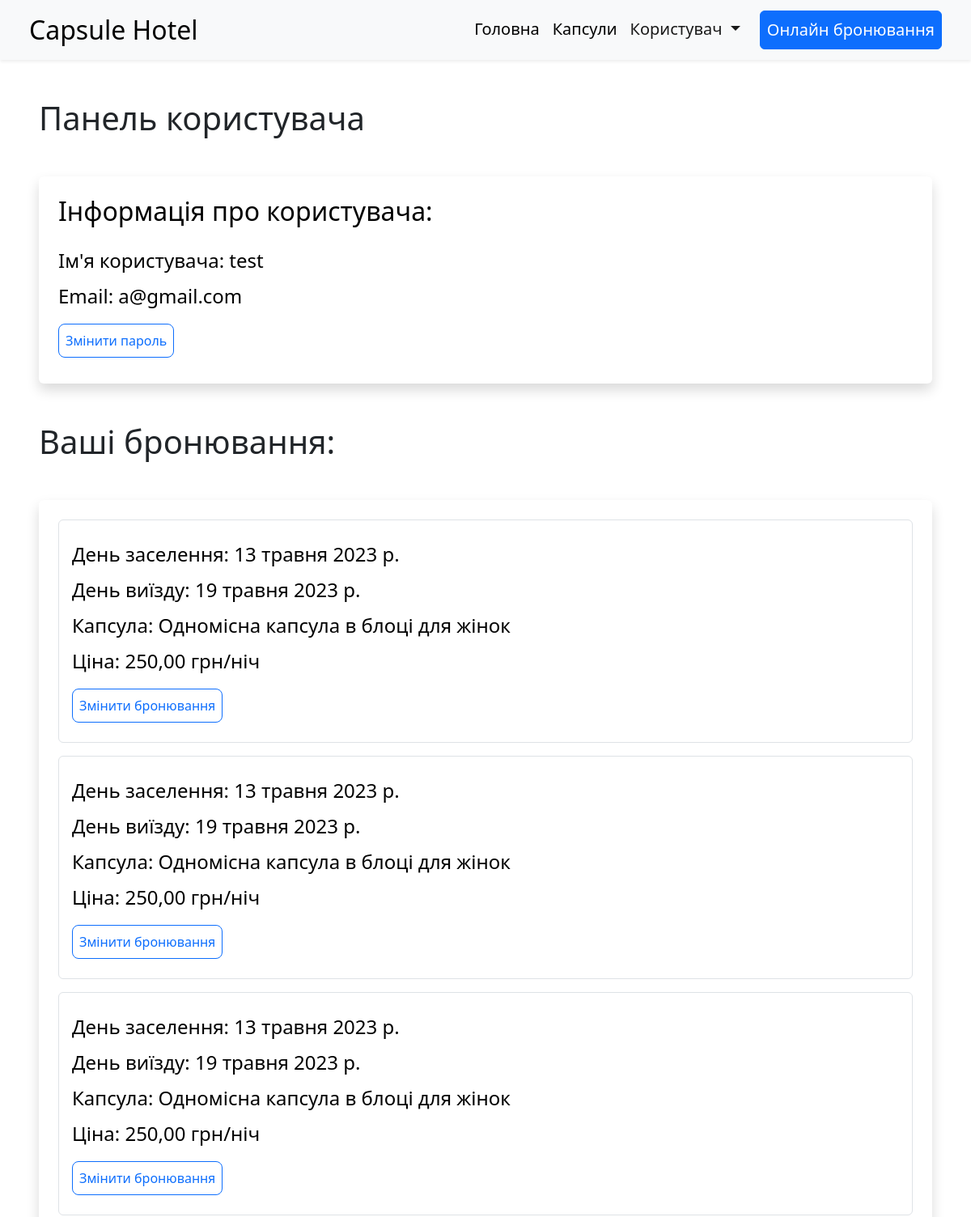
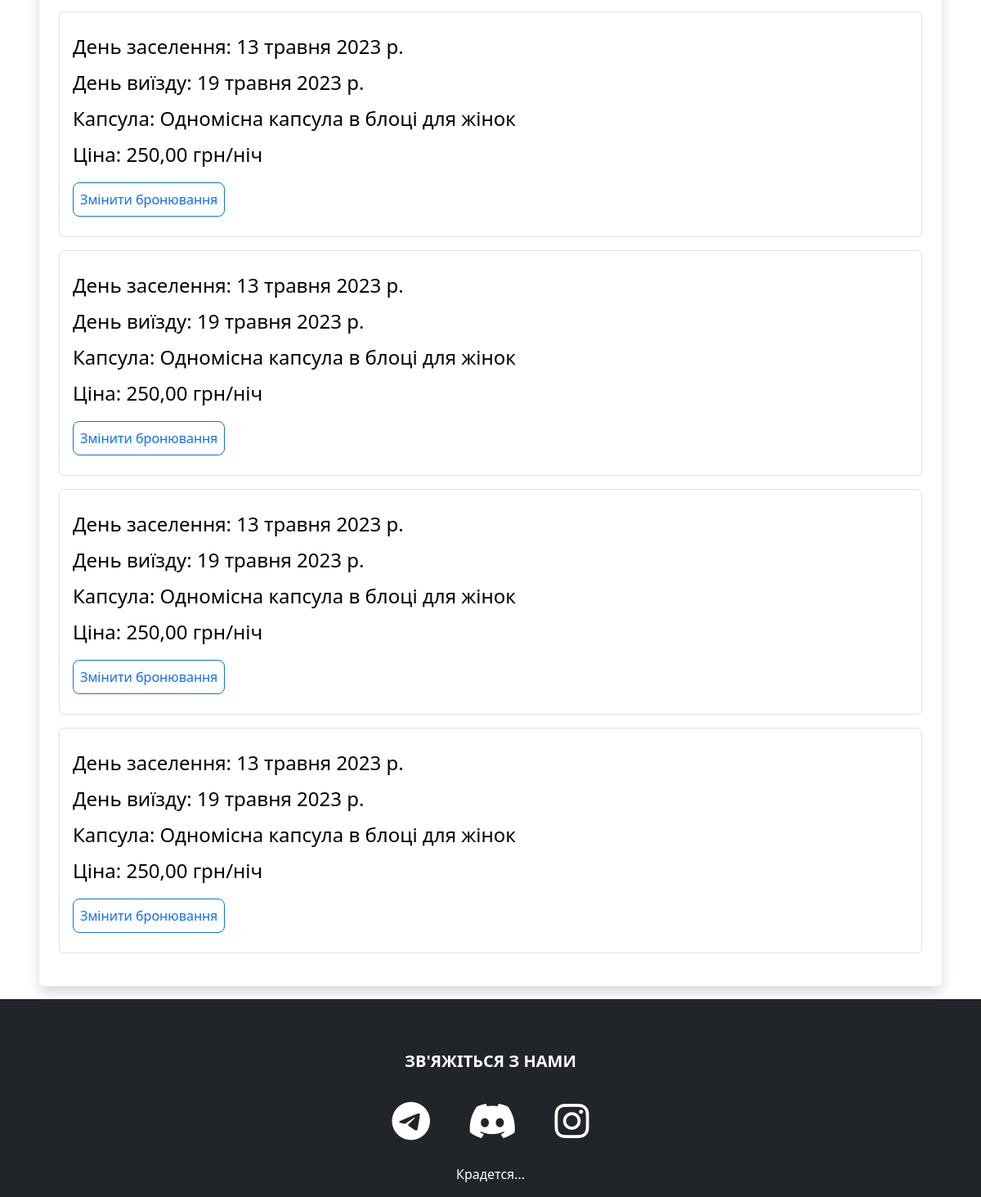
The app's page /user-panel (signed in), older data (2 pictures, top to bottom).
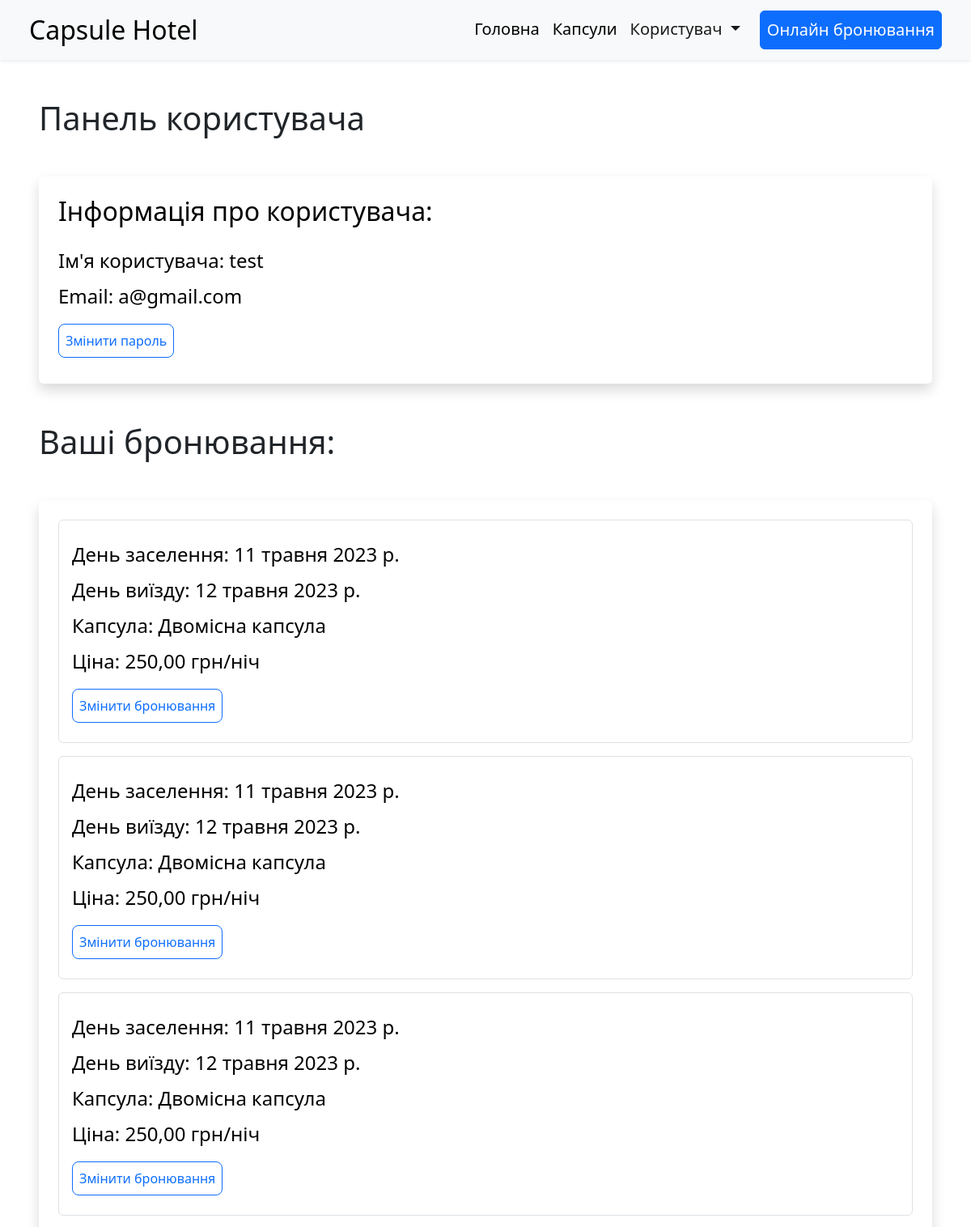
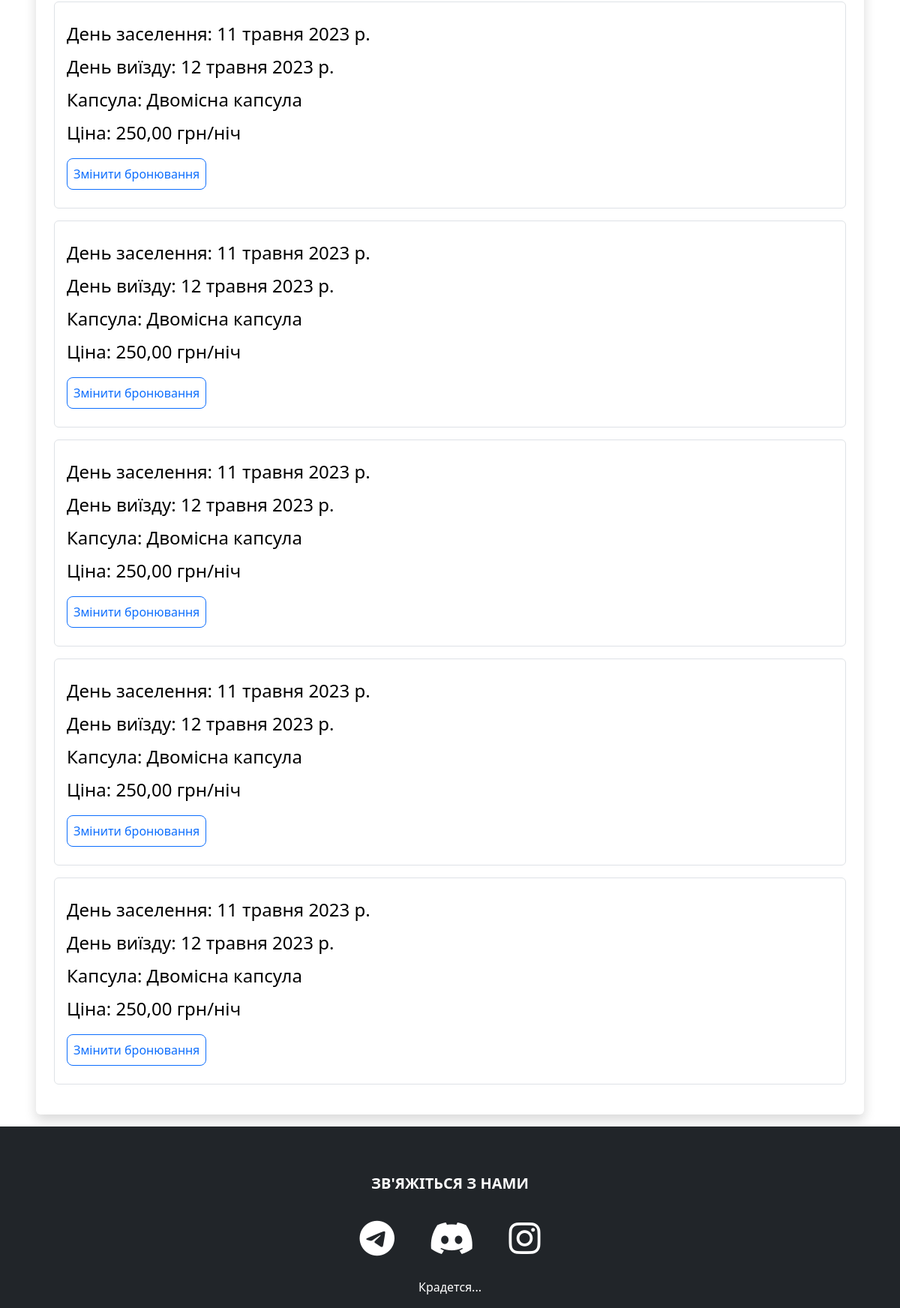
The same page, newer data (2 pictures, top to bottom).
### booking/models.py (models this page shows, shortened)
class Booking(models.Model):
    user = models.ForeignKey(User, on_delete=models.CASCADE, null=True, blank=True, verbose_name='User')
    capsule = models.CharField(max_length=100, verbose_name='Капсула')
    dayIn = models.DateField(default=datetime.now, verbose_name='Дата заїзду')
    dayOut = models.DateField(default=datetime.now, verbose_name='Дата виїзду')
    time_ordered = models.DateTimeField(default=datetime.now, blank=True, verbose_name='Час замовлення')
    price = models.DecimalField(max_digits=10, decimal_places=2, blank=True, verbose_name='Ціна')
    class Meta:
        verbose_name = 'Бронювання'
        verbose_name_plural = 'Бронювання'

### booking/views.py (the view)
# urls.py: path('user-panel', views.userPanel, name='userPanel'),
def userPanel(request):
    user = request.user
    bookings = Booking.objects.filter(user=user).order_by('dayIn', 'dayOut')
    return render(request, 'userPanel.html', {
        'user':user,
        'bookings':bookings,
    })

### booking/templates/userPanel.html (shortened to what this page needs)
{% extends 'base.html' %}
{% load static %}
{% block body %}
{% if user.is_authenticated %}
<h1 class=" ms-5 mt-5 ">Панель користувача</h1>
<div class="shadow p-4 mb-5 bg-body rounded text-black m-5 ">
    <h2 class="">Інформація про користувача:</h2>
    <ul class="list-group fs-4 mt-3">
            <li class="list-group mt-2">Ім'я користувача: {{ user.username }}</li>
            <li class="list-group mt-2">Email: {{ user.email }}</li>
            <div class="mt-3 mb-2">
                <a class="btn btn-outline-primary rounded-3 p-2" href="{% url 'passwordChange'  %}">Змінити пароль</a>
            </div>
    </ul>
</div>
{% if bookings.count > 0 %}
<div class="mt-5">
    <h1 class=" ms-5">Ваші бронювання:</h1>
    <div class="shadow p-4 mb-3 bg-body rounded text-black m-5">
        {% for booking in bookings %}
        <div class="list-group border fs-4 p-3 mb-3">
            <p class="list-group mt-2">День заселення: {{ booking.dayIn }}</p>
            <p class="list-group mt-2">День виїзду: {{ booking.dayOut }}</p>
            <p class="list-group mt-2">Капсула: {{ booking.capsule }}</p>
            <p class="list-group mt-2">Ціна: {{ booking.price }} грн/ніч</p>
            <div class="mt-3 mb-2">
                <a class="btn btn-outline-primary rounded-3 p-2" href="{% url 'userUpdate' booking.id %}">Змінити бронювання</a>
            </div>
        </div>
        {% endfor %}
    </div>
</div>
{% endif %}
{% endif %}
{% endblock %}

Row changes from the older to the newer data that the page shows:
changed Booking (number 1 of 8 on the later page): dayIn "13 травня 2023 р." → "11 травня 2023 р."; dayOut "19 травня 2023 р." → "12 травня 2023 р."; capsule "Одномісна капсула в блоці для жінок" → "Двомісна капсула"
changed Booking (number 2 of 8 on the later page): dayIn "13 травня 2023 р." → "11 травня 2023 р."; dayOut "19 травня 2023 р." → "12 травня 2023 р."; capsule "Одномісна капсула в блоці для жінок" → "Двомісна капсула"
changed Booking (number 3 of 8 on the later page): dayIn "13 травня 2023 р." → "11 травня 2023 р."; dayOut "19 травня 2023 р." → "12 травня 2023 р."; capsule "Одномісна капсула в блоці для жінок" → "Двомісна капсула"
changed Booking (number 4 of 8 on the later page): dayIn "13 травня 2023 р." → "11 травня 2023 р."; dayOut "19 травня 2023 р." → "12 травня 2023 р."; capsule "Одномісна капсула в блоці для жінок" → "Двомісна капсула"
changed Booking (number 5 of 8 on the later page): dayIn "13 травня 2023 р." → "11 травня 2023 р."; dayOut "19 травня 2023 р." → "12 травня 2023 р."; capsule "Одномісна капсула в блоці для жінок" → "Двомісна капсула"
changed Booking (number 6 of 8 on the later page): dayIn "13 травня 2023 р." → "11 травня 2023 р."; dayOut "19 травня 2023 р." → "12 травня 2023 р."; capsule "Одномісна капсула в блоці для жінок" → "Двомісна капсула"
changed Booking (number 7 of 8 on the later page): dayIn "13 травня 2023 р." → "11 травня 2023 р."; dayOut "19 травня 2023 р." → "12 травня 2023 р."; capsule "Одномісна капсула в блоці для жінок" → "Двомісна капсула"
added Booking: dayIn "11 травня 2023 р.", dayOut "12 травня 2023 р.", capsule "Двомісна капсула", price "250,00"
